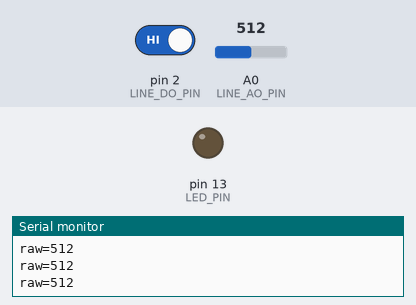
The sketch below on a simulated Arduino Uno, built with avr-gcc and run on an emulated ATmega328P. On the bench: output pins drawn as LEDs (lit = HIGH), the last lines printed to the serial monitor. Inputs (shaded band) come from the test bench; at power-on: pin 2 (LINE_DO_PIN) HIGH, A0 (LINE_AO_PIN) = 512.

Above: at 1.2 s.
1.3 s: pin 2 (LINE_DO_PIN) driven LOW
At 2.3 s:
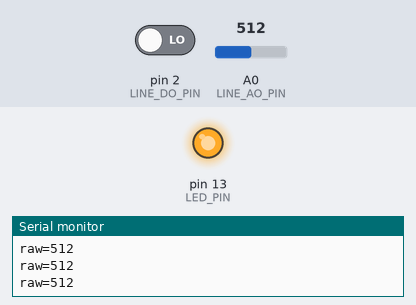
2.9 s: pin 2 (LINE_DO_PIN) driven HIGH
At 3.5 s:
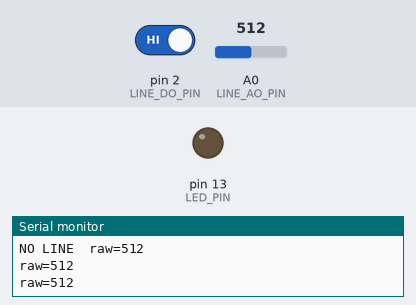
Timing chart, 0 to 5.9 s (numbered marks = the images above; inputs shaded):
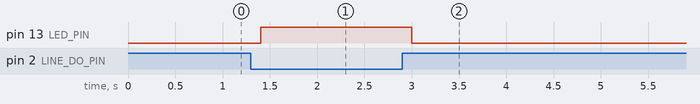

The sketch:

Infrared-Line-Sensor-Tester.ino
```cpp
// 039 - Infrared Line Sensor Tester
// Tests a TCRT5000 reflectance sensor by showing its raw analog value and
// its thresholded digital state in the Serial Monitor.
// Board: Arduino Uno
// Wiring:
//   TCRT5000 module  ->  VCC = 5V, GND = GND
//                       AO -> pin A0  (raw reflected-light value, 0..1023)
//                       DO -> pin 2   (comparator output, already thresholded)
//   Built-in LED     ->  pin 13 lights up when a line is detected
//
// IMPORTANT: every TCRT5000 module has a small potentiometer on it. Turn it to
// set the point where DO flips between HIGH and LOW. Adjust it until the
// printed LINE / NO LINE matches a white and a black surface held under the
// sensor. The raw A0 value is what you watch while tuning.

// ---- Pin constants ----
const int LINE_DO_PIN = 2;   // Digital output from the module's comparator
const int LINE_AO_PIN = A0;  // Raw analog reflection value
const int LED_PIN = 13;      // Built-in LED shows the digital detection state

// ---- Timing constants ----
const unsigned long SAMPLE_MS = 200;  // Refresh the readings 5 times per second

unsigned long lastSample = 0;
bool lastLine = false;   // Previous detection state, used to print only changes

void setup() {
  pinMode(LINE_DO_PIN, INPUT);
  pinMode(LINE_AO_PIN, INPUT);
  pinMode(LED_PIN, OUTPUT);

  Serial.begin(9600);
  Serial.println("Infrared Line Sensor Tester starting...");
  Serial.println("raw | state");
}

void loop() {
  // Sample at a fixed rate so the Serial output stays readable
  if (millis() - lastSample < SAMPLE_MS) {
    return;
  }
  lastSample = millis();

  // ---- Read both outputs of the module ----
  int rawValue = analogRead(LINE_AO_PIN);     // 0..1023 reflection level
  int doState = digitalRead(LINE_DO_PIN);     // Thresholded HIGH / LOW

  // On a dark surface almost no IR light is reflected, so AO drops low and
  // the module's comparator pulls DO LOW as well.
  bool lineDetected = (doState == LOW);

  // LED mirrors the detection so you can see it without a computer
  digitalWrite(LED_PIN, lineDetected ? HIGH : LOW);

  // ---- Print a full line whenever the detection state changes, and keep a
  //      running raw value so you can watch the potentiometer tuning ----
  if (lineDetected != lastLine) {
    Serial.print(lineDetected ? "LINE   " : "NO LINE");
    Serial.print("  raw=");
    Serial.println(rawValue);
    lastLine = lineDetected;
  } else {
    Serial.print("raw=");
    Serial.println(rawValue);
  }
}
```

Measured:
- after the input at 1.3 s, pin 13 (LED_PIN): LOW → HIGH after 0.10 s
- after the input at 2.9 s, pin 13 (LED_PIN): HIGH → LOW after 0.10 s
